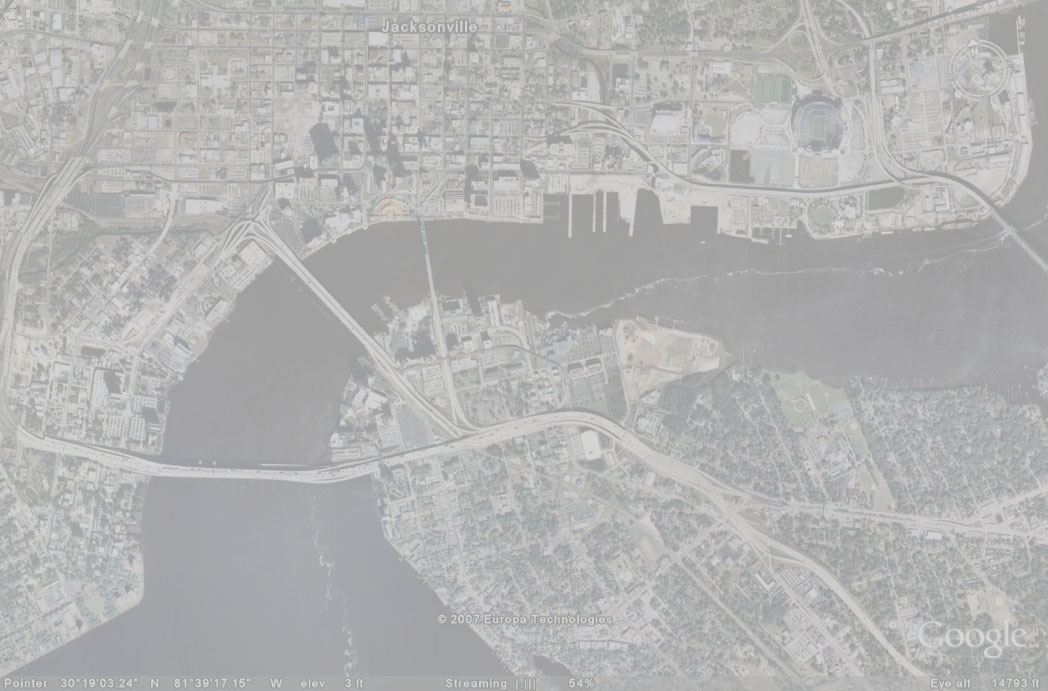
%> input picture Exercise 1/input_sat_image.jpg, 1048 x 691 px
$ octave --eval "result = enhanceContrast(imread('input_sat_image.jpg'));"   (GNU Octave 9; MATLAB toolbox functions it lacks are replaced by stand-ins)
%> lines starting %> are read from the running program, lines starting %| are printed output that depends on the picture
function enhancedImage = enhanceContrast (input)
    %transfer rgb image to grayscale image
    grayscale = rgb2gray(input);

    %calculate maximum gray-value
    maxGray = max(grayscale(:));
%> maxGray = 226
    minGray = min(grayscale(:));
%> minGray = 145

    enhancedImage = uint8(double(grayscale-minGray)/double(maxGray-minGray).*255.0);
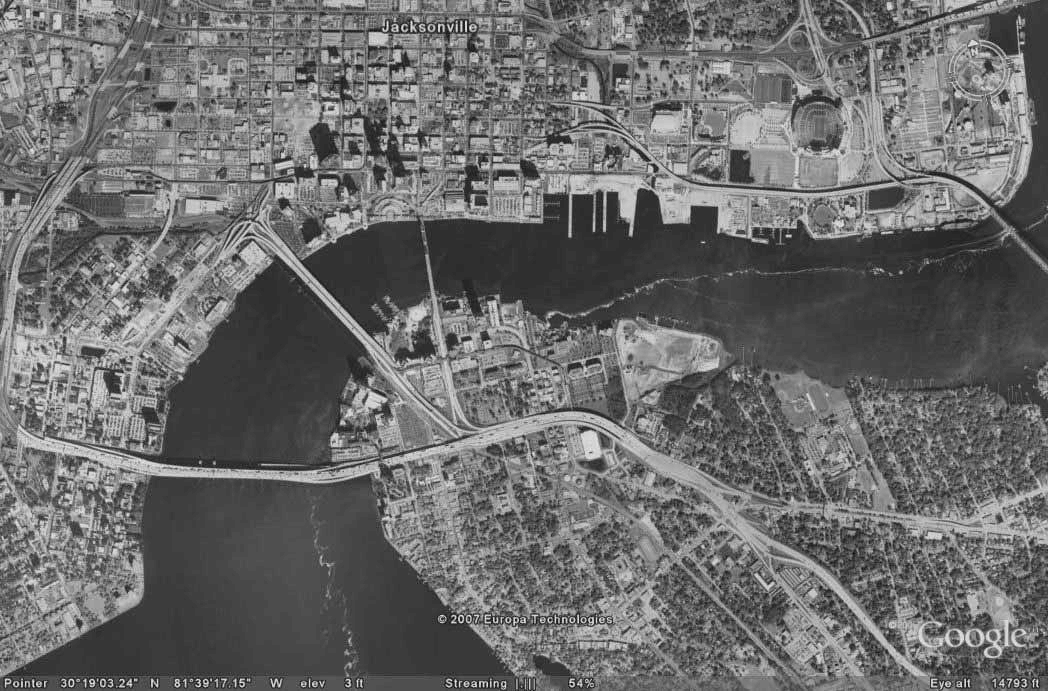
%> enhancedImage: size 691x1048 uint8; min 0, max 255, mean 107.3
%> `result = enhanceContrast(imread('input_sat_image.jpg'));`:
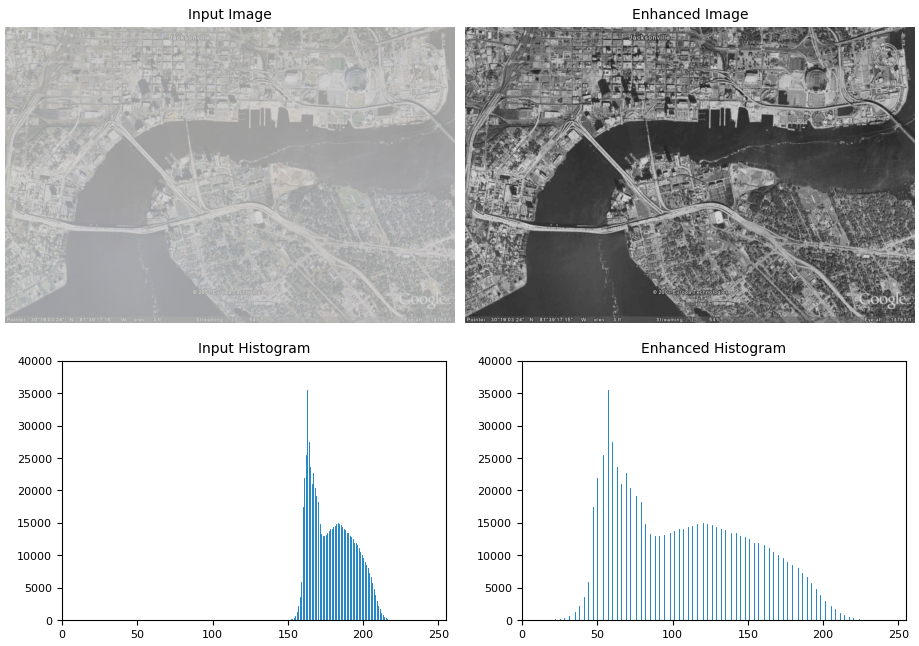
%> figure redrawn from the program's plot data, 4 panels
    imwrite(enhancedImage,'enhanced.jpg');
    figure('name','Enhanced Contrast');
    subplot(2,2,1),imshow(input),title('Input Image');
    subplot(2,2,2),imshow(enhancedImage),title('Enhanced Image');
    subplot(2,2,3),imhist(grayscale),title('Input Histogram');
    subplot(2,2,4),imhist(enhancedImage),title('Enhanced Histogram');

    %c) The histogram of the input image shows that the gray values of the
    %image varies between 150 and 220. So the image only uses a range of 70
    %instead of 256.

    %e) After the contrast stretching the image uses the full range
    %between 0 and 255. Since the stretching only happens in horicontal
    %direction the shape of the initial curve of the histogram is
    %preserved.
